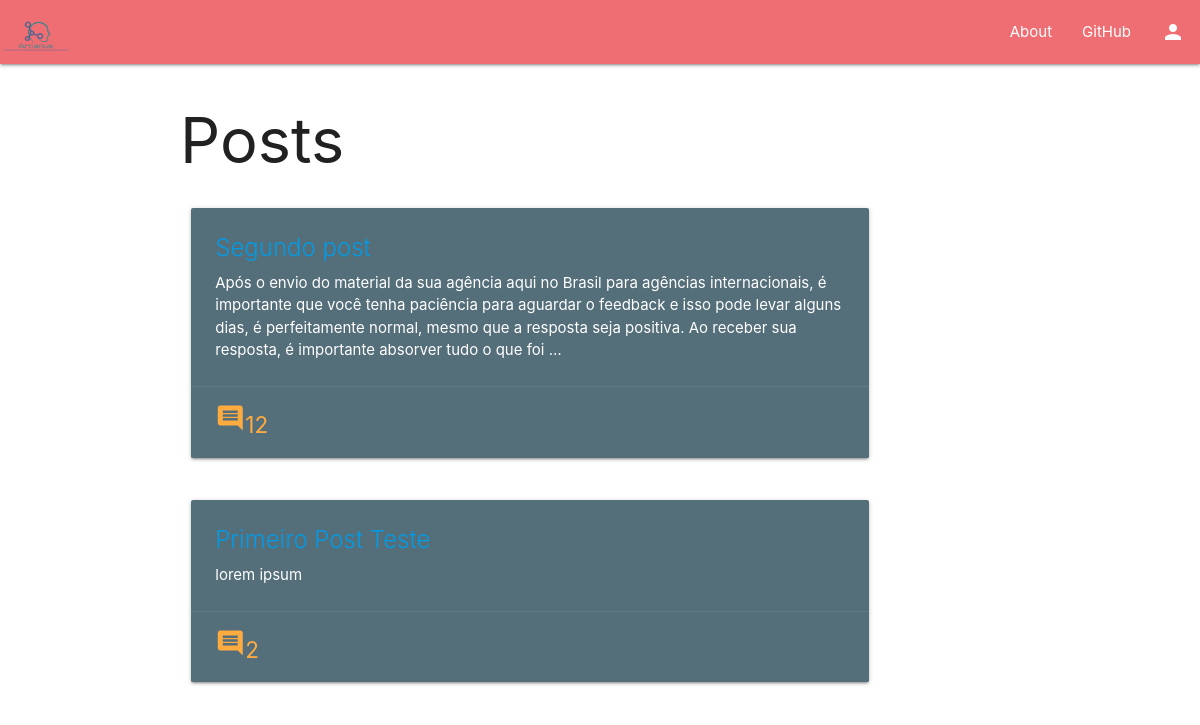
The page / on the database its author committed.
### core/models.py (models this page shows, shortened)
class Post(models.Model):
    author = models.CharField(max_length = 250, null = True)
    title = models.CharField(max_length = 250)
    post_text = models.TextField()
    is_active = models.BooleanField(default = True)
    published_on = models.DateTimeField(auto_now_add=True)
    class Meta:
        ordering = ['-published_on']

### core/views.py (the view)
# urls.py: path('', views.index, name='index'),
def index(request):
    posts = Post.objects.all()
    context = {
        'posts':posts,
    }
    return render(request, 'core/index.html', context)

### core/templates/core/index.html
{% extends 'base.html' %}
{% load static %}
{% block content %}
  <h1>Posts</h1>
  {% for post in posts %}
    <div class="row">
      <div class="col s12 m10">
        <div class="card blue-grey darken-1">
          <div class="card-content white-text">
            <a href="{% url 'core:post_detail' post.id %}"><span class="card-title">{{post.title}}</span></a>
            <p>{{post.post_text|truncatewords:50}}</p>
            </div>
            <div class="card-action">
              <a href="{% url 'core:post_detail' post.id %}"><i class="small material-icons">comment</i><span class="total_comment">{{post.comment_set.count}}</span></a>
            </div>
          </div>
        </div>
      </div>
  {% endfor %}
{% endblock %}

### static/css/styles.css (style rules this page uses)
.total_comment { font-size: 150%; }

### rows shown on the page
Post: post_text "Após o envio do material da sua agência aqui no Brasil para agências internacionais, é importante que você tenha paciência para aguardar o feedback e isso pode levar alguns dias, é perfeitamente normal, mesmo que a resposta seja positiva. Ao receber sua resposta, é importante absorver tudo o que foi …", comment_set.count "12"
Post: post_text "lorem ipsum", comment_set.count "2"
